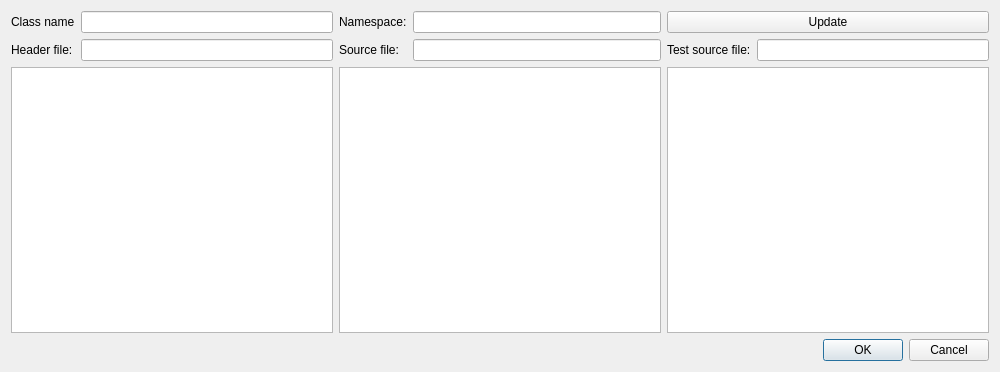
<?xml version="1.0" encoding="UTF-8"?>
<ui version="4.0">
 <class>CreateClassDialog</class>
 <widget class="QDialog" name="CreateClassDialog">
  <property name="geometry">
   <rect>
    <x>0</x>
    <y>0</y>
    <width>1000</width>
    <height>372</height>
   </rect>
  </property>
  <property name="windowTitle">
   <string>Dialog</string>
  </property>
  <layout class="QGridLayout" name="gridLayout">
   <item row="0" column="0" rowspan="2">
    <layout class="QFormLayout" name="formLayout">
     <item row="0" column="0">
      <widget class="QLabel" name="classNameLabel">
       <property name="text">
        <string>Class name</string>
       </property>
      </widget>
     </item>
     <item row="0" column="1">
      <widget class="QLineEdit" name="classNameEdit"/>
     </item>
     <item row="1" column="0">
      <widget class="QLabel" name="headerFileNameLabel">
       <property name="text">
        <string>Header file:</string>
       </property>
      </widget>
     </item>
     <item row="1" column="1">
      <widget class="QLineEdit" name="headerFileNameEdit"/>
     </item>
    </layout>
   </item>
   <item row="0" column="1" rowspan="2">
    <layout class="QFormLayout" name="formLayout_2">
     <item row="0" column="0">
      <widget class="QLabel" name="namespaceLabel">
       <property name="text">
        <string>Namespace:</string>
       </property>
      </widget>
     </item>
     <item row="0" column="1">
      <widget class="QLineEdit" name="namespaceEdit"/>
     </item>
     <item row="1" column="0">
      <widget class="QLabel" name="sourceFileNameLabel">
       <property name="text">
        <string>Source file:</string>
       </property>
      </widget>
     </item>
     <item row="1" column="1">
      <widget class="QLineEdit" name="sourceFileNameEdit"/>
     </item>
    </layout>
   </item>
   <item row="0" column="2">
    <widget class="QPushButton" name="pbUpdate">
     <property name="text">
      <string>Update</string>
     </property>
     <property name="icon">
      <iconset theme="view-refresh"/>
     </property>
    </widget>
   </item>
   <item row="1" column="2">
    <layout class="QFormLayout" name="formLayout_5">
     <item row="0" column="0">
      <widget class="QLabel" name="testSourceFileNameLabel">
       <property name="text">
        <string>Test source file:</string>
       </property>
      </widget>
     </item>
     <item row="0" column="1">
      <widget class="QLineEdit" name="testSourceFileNameEdit"/>
     </item>
    </layout>
   </item>
   <item row="2" column="0">
    <widget class="QPlainTextEdit" name="headerFileEdit"/>
   </item>
   <item row="2" column="1">
    <widget class="QPlainTextEdit" name="sourceFileEdit"/>
   </item>
   <item row="2" column="2">
    <widget class="QPlainTextEdit" name="testSourceFileEdit"/>
   </item>
   <item row="3" column="2">
    <widget class="QDialogButtonBox" name="buttonBox">
     <property name="orientation">
      <enum>Qt::Horizontal</enum>
     </property>
     <property name="standardButtons">
      <set>QDialogButtonBox::Cancel|QDialogButtonBox::Ok</set>
     </property>
    </widget>
   </item>
  </layout>
 </widget>
 <resources/>
 <connections>
  <connection>
   <sender>buttonBox</sender>
   <signal>accepted()</signal>
   <receiver>CreateClassDialog</receiver>
   <slot>accept()</slot>
   <hints>
    <hint type="sourcelabel">
     <x>248</x>
     <y>254</y>
    </hint>
    <hint type="destinationlabel">
     <x>157</x>
     <y>274</y>
    </hint>
   </hints>
  </connection>
  <connection>
   <sender>buttonBox</sender>
   <signal>rejected()</signal>
   <receiver>CreateClassDialog</receiver>
   <slot>reject()</slot>
   <hints>
    <hint type="sourcelabel">
     <x>316</x>
     <y>260</y>
    </hint>
    <hint type="destinationlabel">
     <x>286</x>
     <y>274</y>
    </hint>
   </hints>
  </connection>
 </connections>
</ui>
